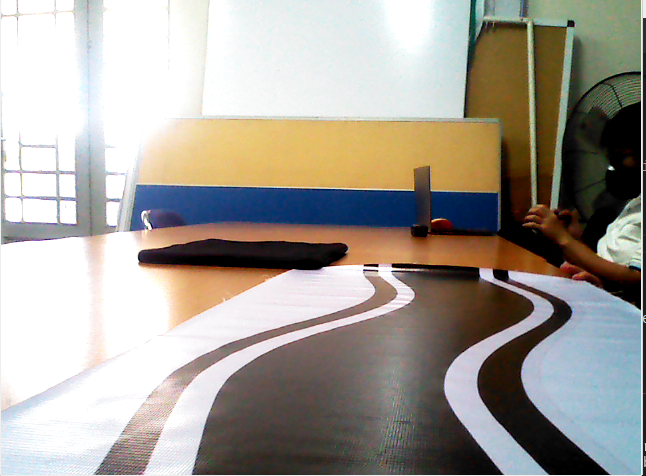
#> input picture Project/Car Module/Video lab/Capture.PNG, 646 x 476 px
$ python frame_process.py
#> lines starting #> are read from the running program, lines starting #| are printed output that depends on the picture; after the words box and inside, x2 and y2 are one past the last pixel; in counts of white or black regions, pixels touching at a corner belong together
import cv2
import numpy as np
import matplotlib.pyplot as plt

path = './Capture.PNG'
window_name = 'HSV'

image = cv2.imread(path)
#> image is the input picture: shape (476, 646, 3); mean B, G, R 151.9, 159.8, 165

def empty(a):
    pass

cv2.namedWindow("HSV")
cv2.resizeWindow("HSV", 640, 240)
cv2.createTrackbar("HUE Min", "HSV", 0, 179, empty)
cv2.createTrackbar("HUE Max", "HSV", 179, 179, empty)
cv2.createTrackbar("SAT Min", "HSV", 0, 255, empty)
cv2.createTrackbar("SAT Max", "HSV", 255, 255, empty)
cv2.createTrackbar("VALUE Min", "HSV", 0, 255, empty)
cv2.createTrackbar("VALUE Max", "HSV", 160, 255, empty)


while True:
    imgHsv = cv2.cvtColor(image, cv2.COLOR_BGR2HSV)
#> imgHsv: shape (476, 646, 3); mean H, S, V 49.6, 59.8, 174
    h_min = cv2.getTrackbarPos("HUE Min", "HSV")
    h_max = cv2.getTrackbarPos("HUE Max", "HSV")
    s_min = cv2.getTrackbarPos("SAT Min", "HSV")
    s_max = cv2.getTrackbarPos("SAT Max", "HSV")
    v_min = cv2.getTrackbarPos("VALUE Min", "HSV")
    v_max = cv2.getTrackbarPos("VALUE Max", "HSV")

    lower = np.array([h_min, s_min, v_min])
    upper = np.array([h_max, s_max, v_max])
    mask = cv2.inRange(imgHsv, lower, upper)
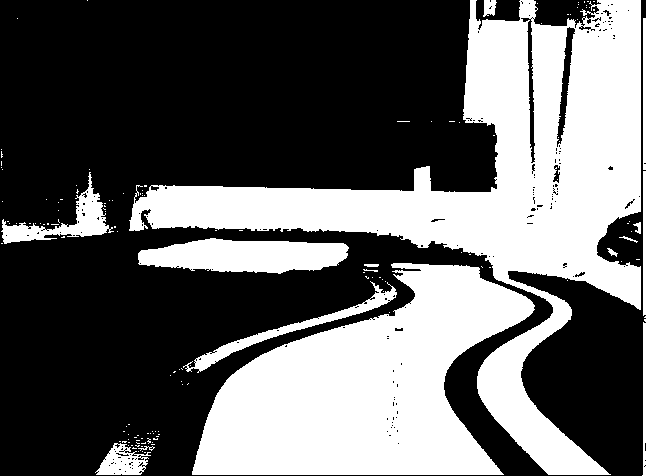
#> mask: shape (476, 646); 38.8% white; 145 white regions (129 under 20 px), largest, box (x1, y1, x2, y2) and area: (129, 0, 641, 475) 64072, (192, 263, 535, 475) 42392, (138, 238, 349, 274) 5538
    result = cv2.bitwise_and(image, image, mask=mask)
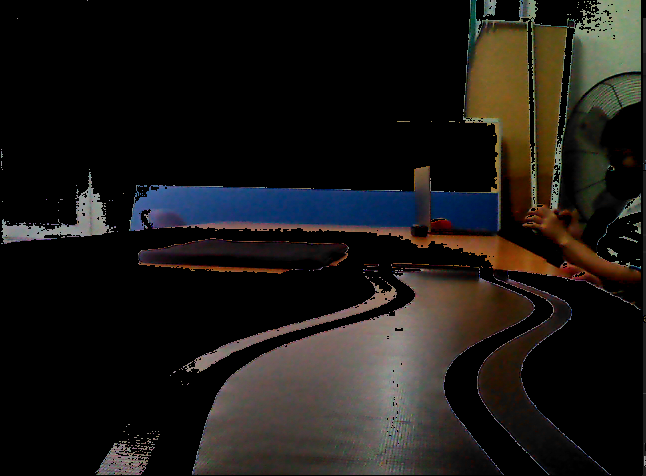
#> result: shape (476, 646, 3); mean B, G, R 22.4, 24.8, 27.3
    # mask = 1 (in range)=> giu nguyen gia tri
    #

    # Histogram
    reduce_mask = mask[int(mask.shape[0]/3*2):,:]/255
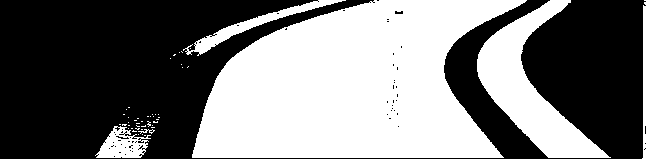
#> reduce_mask: shape (159, 646) float64; values 0 (black) and 1 (white), 46% white; 50 white regions (44 under 20 px), largest, box (x1, y1, x2, y2) and area: (192, 0, 527, 158) 36882, (477, 0, 611, 158) 7375, (183, 0, 346, 56) 1360, (95, 126, 151, 158) 1001, (642, 5, 646, 159) 450, (138, 129, 155, 134) 33
    histogram = np.sum(reduce_mask, axis=0)
#> histogram = 646 values, max 158 at index 375, min 0 at index 0, mean 73.09
    print(reduce_mask.shape)
#| (159, 646)
    plt.bar(list(range(0,histogram.shape[0])),histogram)
    print(np.percentile(histogram, [50]))
#| [75.]
    # plt.xlabel(range(160, 20))
    plt.show(block=False)
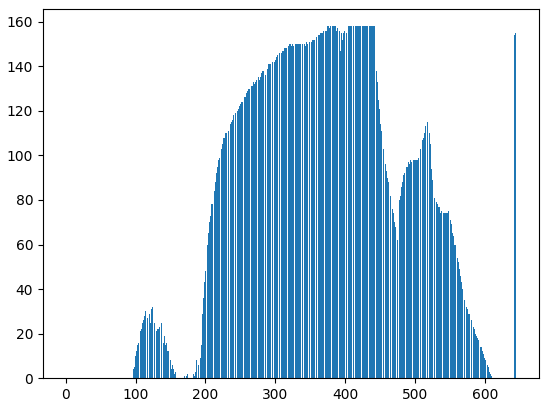
#> figure drawn by matplotlib, 1 panel
    plt.pause(3)
    plt.close()

    mask = cv2.cvtColor(mask, cv2.COLOR_GRAY2BGR)
    hStack = np.hstack([image, mask, result])
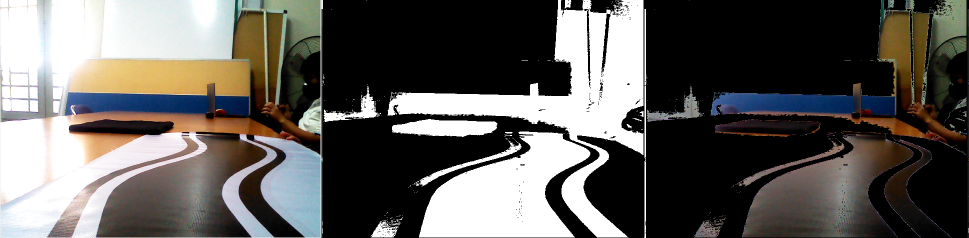
#> hStack: shape (476, 1938, 3) (shown at 1/2 size); mean B, G, R 91.1, 94.5, 97
    cv2.imshow('Reduced mask', reduce_mask)
    cv2.imshow('Horizontal Stacking', hStack)
    if cv2.waitKey(1) and 0xFF == ord('q'):
#> (key q is pressed here)
        break

cv2.destroyAllWindows()
